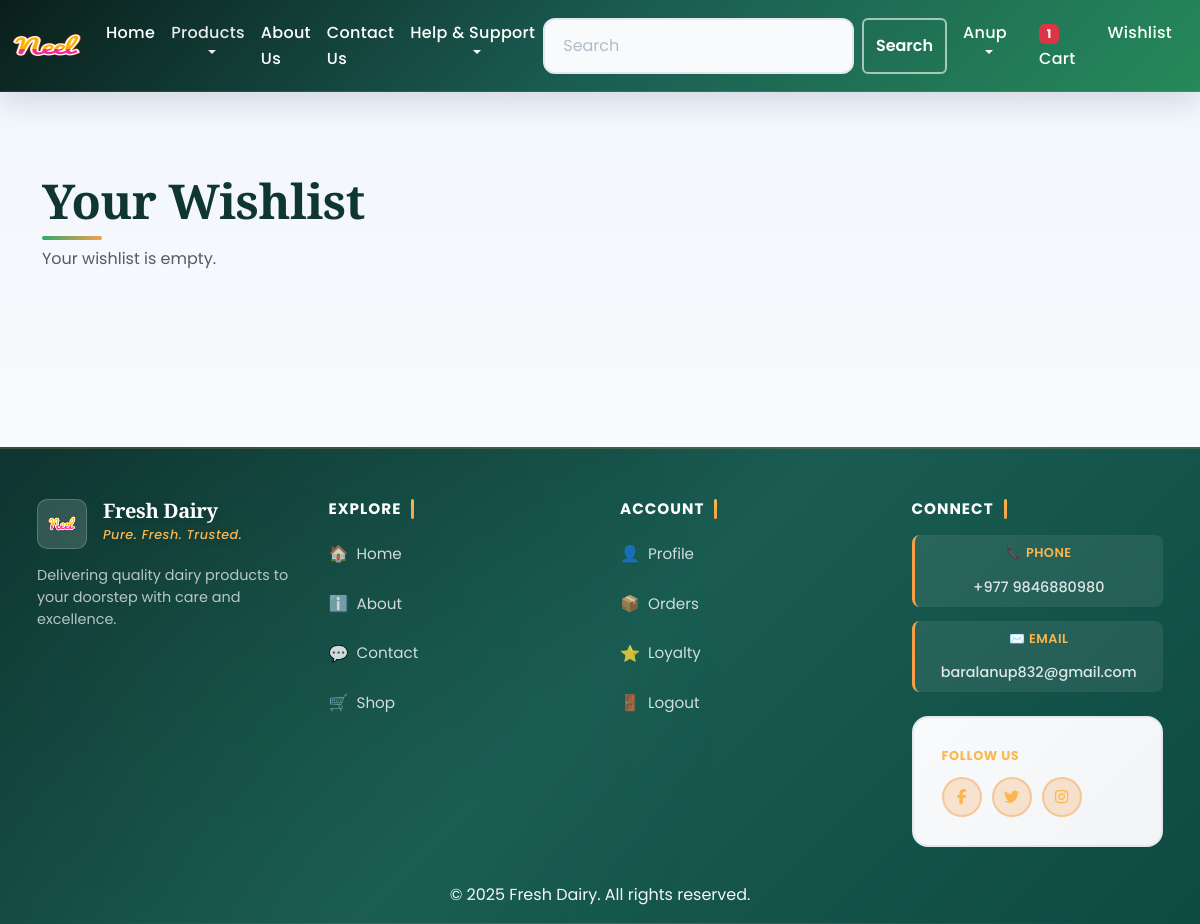
/wishlist/ (signed in), run on an earlier commit of the app's database.
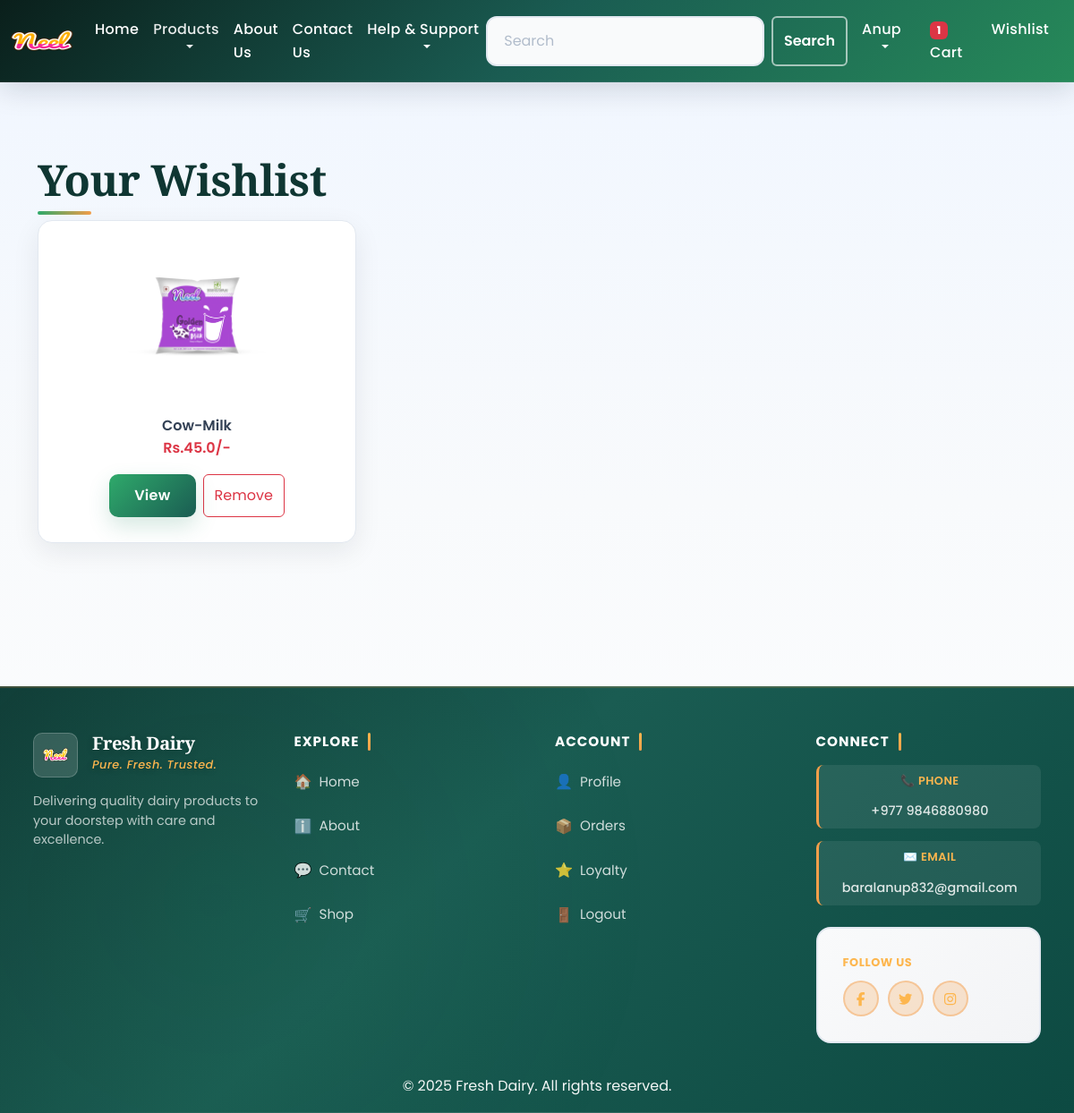
And on a later commit of the database.
### app/models.py (models this page shows, shortened)
class Wishlist(models.Model):
    user = models.ForeignKey(User,on_delete=models.CASCADE)
    product = models.ForeignKey(Product,on_delete=models.CASCADE)

class Product(models.Model):
    title = models.CharField(max_length=100)
    selling_price = models.FloatField()
    discounted_price = models.FloatField()
    description = models.TextField()
    composition = models.TextField(default='')
    prodapp = models.TextField(default='')
    category = models.CharField(choices=CATEGORY_CHOICES, max_length=2)
    product_image = models.ImageField(upload_to='product')
    farmer = models.ForeignKey('Farmer', on_delete=models.SET_NULL, null=True, blank=True, related_name='products')
    def default_variant(self):
        return self.variants.filter(is_default=True).first()
    @property
    def effective_discounted_price(self):
        variant = self.default_variant()
        return variant.discounted_price if variant else self.discounted_price

### app/views.py (the view)
# urls.py: path('wishlist/', views.wishlist_view, name='wishlist'),
def wishlist_view(request):
    if not request.user.is_authenticated:
        return redirect('login')
    wishlist_items = Wishlist.objects.filter(user=request.user).select_related('product')
    return render(request, 'app/wishlist.html', {'wishlist_items': wishlist_items})

### app/context_processors.py (called while the page is built)
def cart_item_count(request):
    totalitem = 0
    if request.user.is_authenticated:
        totalitem = Cart.objects.filter(user=request.user).count()
    return {'totalitem': totalitem}

### app/templates/app/wishlist.html (shortened to what this page needs)
{% extends "app/base.html" %}
{% load static %}
{% block main-content %}
<section class="section">
    <div class="container">
        <h2 class="section-title">Your Wishlist</h2>
        {% if wishlist_items %}
        <div class="row g-4">
            {% for item in wishlist_items %}
            <div class="col-12 col-sm-6 col-lg-4">
                <div class="card-soft text-center h-100">
                    <img src="{{ item.product.product_image.url }}" class="img-fluid" alt="{{ item.product.title }}">
                    <div class="fw-semibold mt-3">{{ item.product.title }}</div>
                    <div class="text-danger fw-semibold">Rs.{{ item.product.effective_discounted_price }}/-</div>
                    <div class="d-flex justify-content-center gap-2 mt-3">
                        <a href="{% url 'product-detail' item.product.id %}" class="btn btn-brand">View</a>
                        <button class="btn btn-outline-danger minus-wishlist" pid="{{ item.product.id }}">Remove</button>
                    </div>
                </div>
            </div>
            {% endfor %}
        </div>
        {% else %}
        <p class="text-muted">Your wishlist is empty.</p>
        {% endif %}
    </div>
</section>
{% endblock main-content %}

What changed in the data, as far as the page shows it:
added Wishlist: product.product_image (picture), product "Cow-Milk", product.effective_discounted_price "45.0"
Also different on the page:
text no longer shown: "Your wishlist is empty."
